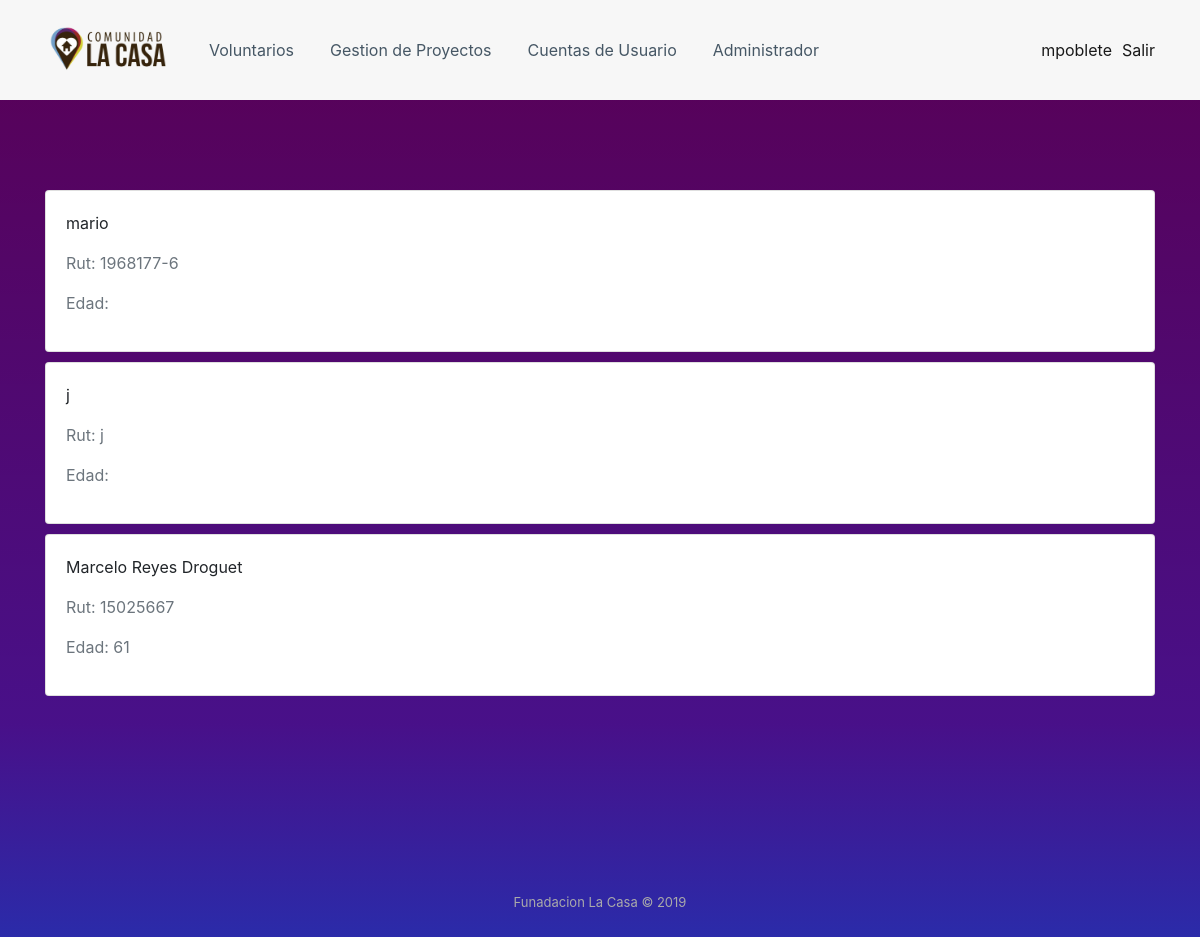
The page /GestionV/ (signed in) on the database as committed earlier.
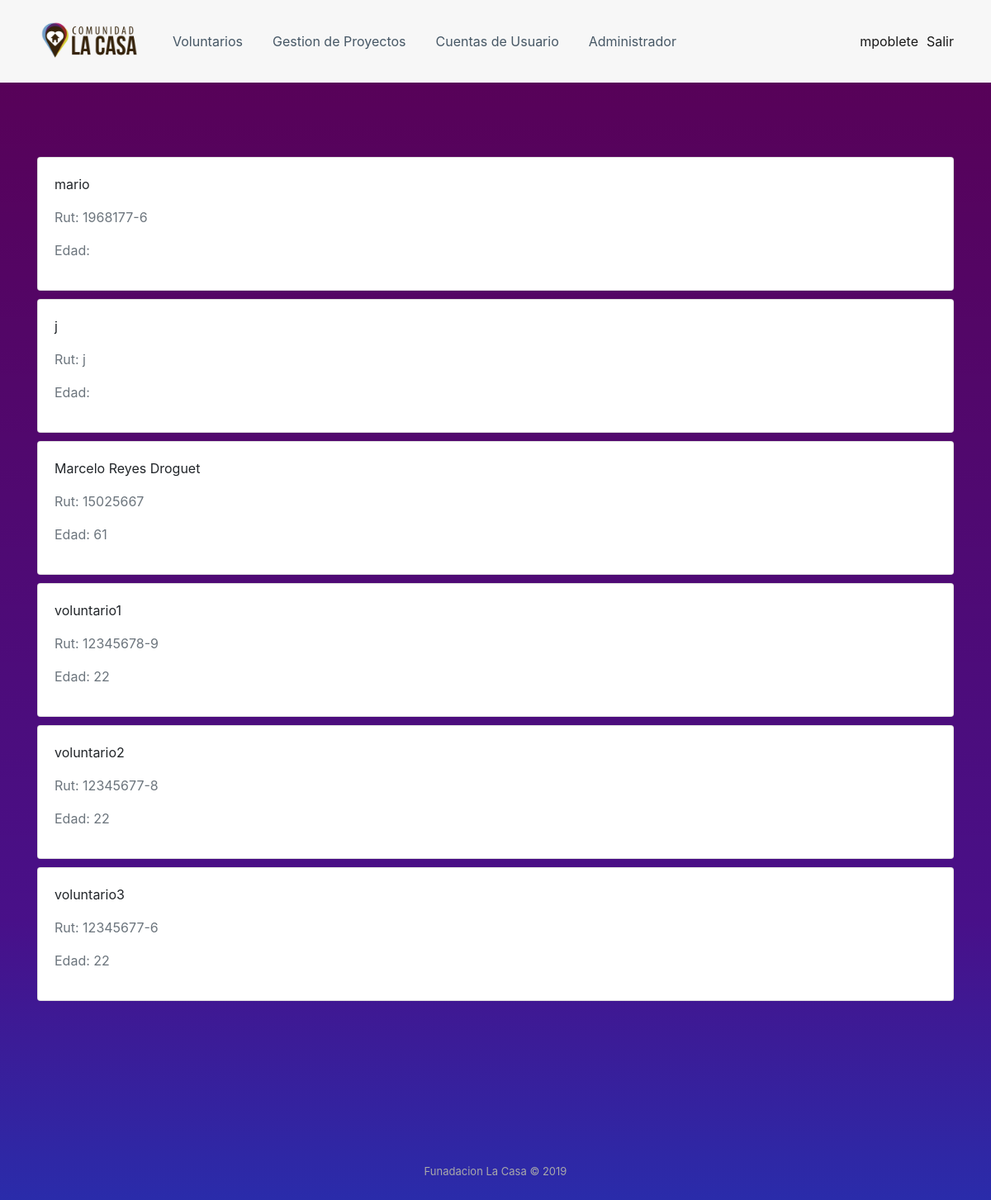
The same page on the database as committed later.
### fundacion/models.py (models this page shows)
class Voluntario(models.Model):
    nombre = models.CharField(max_length=50)
    rut = models.CharField(max_length=11, primary_key=True)
    fecha = models.CharField(max_length=50)
    edad = models.CharField(max_length=50)
    celular = models.CharField(max_length=50)
    comuna = models.CharField(max_length=50)
    email = models.EmailField()
    fecha_incripcion = models.CharField(max_length=15)
    voluntarios = models.Manager()
    """
    ocupacion = models.CharField(max_length=50)
    nivel_educacion = models.CharField(max_length=50)
    grupo_interes = models.CharField(max_length=50)
    """
    def __str__ (self):
        return self.nombre

### fundacion/views.py (the view)
# urls.py: url(r'^GestionV/$', views.GestionarVoluntarios, name="GestionVoluntarios"),
def GestionarVoluntarios(request):
    voluntarios = get_list_or_404(Voluntario)
    print(voluntarios)
    return render(request, 'fundacion/gestion_voluntario.html', {'voluntarios': voluntarios})

### fundacion/templates/fundacion/gestion_voluntario.html
{% extends "fundacion/base.html" %}
{% load static %}
{% block content %}
<div class="register-photo" style="background-color: transparent;">
    <div class="container" style="background-color: transparent;">
        {% if user.is_authenticated %}
            {% if voluntarios %}
                {% for voluntario in voluntarios %}
                    <div class="card" style="margin-top: 10px" >
                        <div class="card-body">
                            <p class="card-text">{{ voluntario.nombre }}</p>
                            <p class="text-muted">Rut: {{ voluntario.rut }}</p>
                            <p class="card-subtittle; text-muted">Edad: {{ voluntario.edad }}</p>
                        </div>
                    </div>
                {% endfor %}
            {% endif %}
        {% else %}
            <p class="text-center">Para ingresar al sistema por favor inicie Sesion</p>
            <a class="text-center nav-link" href="{% url 'login' %}">Iniciar Sesion</a>
        {% endif %}
    </div>
</div>
{% endblock content %}

Rows that differ between the two databases and show on the page:
added Voluntario: nombre "voluntario1", rut "12345678-9", edad "22"
added Voluntario: nombre "voluntario2", rut "12345677-8", edad "22"
added Voluntario: nombre "voluntario3", rut "12345677-6", edad "22"
